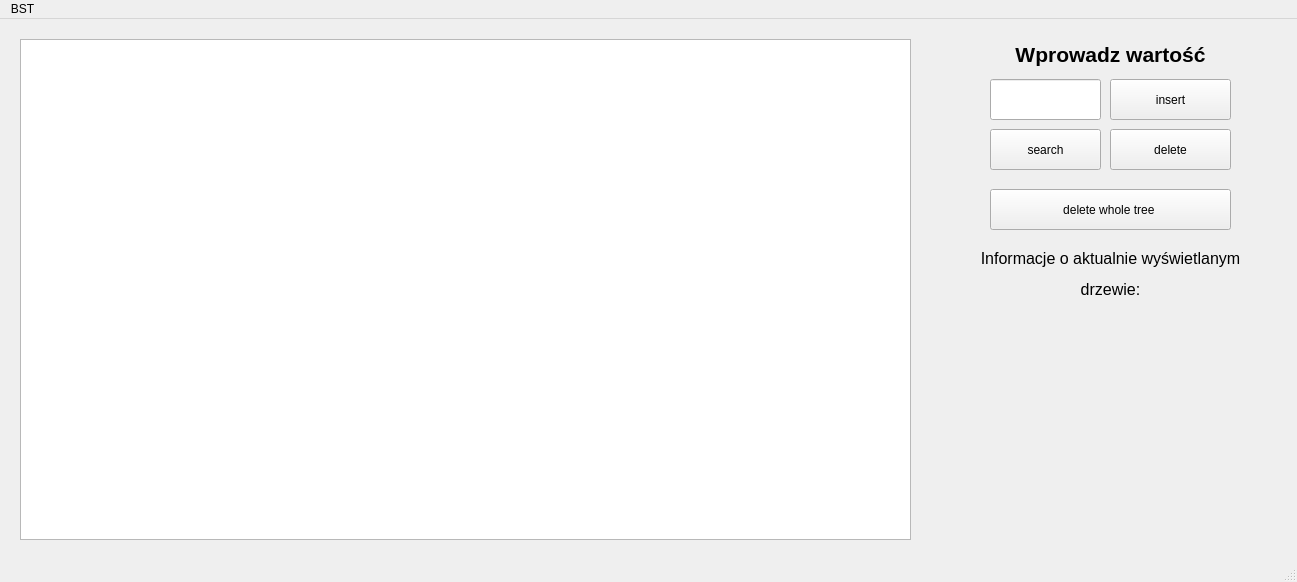
<?xml version="1.0" encoding="UTF-8"?>
<ui version="4.0">
 <class>MainWindow</class>
 <widget class="QMainWindow" name="MainWindow">
  <property name="geometry">
   <rect>
    <x>0</x>
    <y>0</y>
    <width>1297</width>
    <height>582</height>
   </rect>
  </property>
  <property name="windowTitle">
   <string>MainWindow</string>
  </property>
  <widget class="QWidget" name="centralwidget">
   <widget class="QGraphicsView" name="graphicsView">
    <property name="geometry">
     <rect>
      <x>20</x>
      <y>20</y>
      <width>891</width>
      <height>501</height>
     </rect>
    </property>
   </widget>
   <widget class="QLineEdit" name="lineEdit">
    <property name="geometry">
     <rect>
      <x>990</x>
      <y>60</y>
      <width>111</width>
      <height>41</height>
     </rect>
    </property>
   </widget>
   <widget class="QPushButton" name="InsertButton">
    <property name="geometry">
     <rect>
      <x>1110</x>
      <y>60</y>
      <width>121</width>
      <height>41</height>
     </rect>
    </property>
    <property name="text">
     <string>insert</string>
    </property>
   </widget>
   <widget class="QPushButton" name="SearchButton">
    <property name="geometry">
     <rect>
      <x>990</x>
      <y>110</y>
      <width>111</width>
      <height>41</height>
     </rect>
    </property>
    <property name="text">
     <string>search</string>
    </property>
   </widget>
   <widget class="QPushButton" name="DeleteButton">
    <property name="geometry">
     <rect>
      <x>1110</x>
      <y>110</y>
      <width>121</width>
      <height>41</height>
     </rect>
    </property>
    <property name="text">
     <string>delete</string>
    </property>
   </widget>
   <widget class="QPushButton" name="DeleteWholeTreeButton">
    <property name="geometry">
     <rect>
      <x>990</x>
      <y>170</y>
      <width>241</width>
      <height>41</height>
     </rect>
    </property>
    <property name="text">
     <string>delete whole tree </string>
    </property>
   </widget>
   <widget class="QLabel" name="label">
    <property name="geometry">
     <rect>
      <x>990</x>
      <y>20</y>
      <width>241</width>
      <height>31</height>
     </rect>
    </property>
    <property name="text">
     <string>&lt;html&gt;&lt;head/&gt;&lt;body&gt;&lt;p align=&quot;center&quot;&gt;&lt;span style=&quot; font-size:16pt; font-weight:700;&quot;&gt;Wprowadz wartość&lt;/span&gt;&lt;/p&gt;&lt;/body&gt;&lt;/html&gt;</string>
    </property>
   </widget>
   <widget class="QLabel" name="label_2">
    <property name="geometry">
     <rect>
      <x>960</x>
      <y>220</y>
      <width>301</width>
      <height>71</height>
     </rect>
    </property>
    <property name="text">
     <string>&lt;html&gt;&lt;head/&gt;&lt;body&gt;&lt;p align=&quot;center&quot;&gt;&lt;span style=&quot; font-size:12pt;&quot;&gt;Informacje o aktualnie wyświetlanym&lt;/span&gt;&lt;/p&gt;&lt;p align=&quot;center&quot;&gt;&lt;span style=&quot; font-size:12pt;&quot;&gt;drzewie:&lt;/span&gt;&lt;/p&gt;&lt;/body&gt;&lt;/html&gt;</string>
    </property>
   </widget>
   <widget class="QLabel" name="label_4">
    <property name="enabled">
     <bool>true</bool>
    </property>
    <property name="geometry">
     <rect>
      <x>920</x>
      <y>300</y>
      <width>451</width>
      <height>211</height>
     </rect>
    </property>
    <property name="font">
     <font>
      <pointsize>12</pointsize>
     </font>
    </property>
    <property name="text">
     <string/>
    </property>
   </widget>
  </widget>
  <widget class="QMenuBar" name="menubar">
   <property name="geometry">
    <rect>
     <x>0</x>
     <y>0</y>
     <width>1297</width>
     <height>21</height>
    </rect>
   </property>
   <widget class="QMenu" name="menuBST">
    <property name="title">
     <string>BST</string>
    </property>
   </widget>
   <addaction name="menuBST"/>
  </widget>
  <widget class="QStatusBar" name="statusbar"/>
 </widget>
 <resources/>
 <connections/>
</ui>
